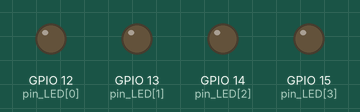
Bench run of a sketch on a simulated ESP8266 (NodeMCU). Shown: output pins drawn as LEDs (lit = HIGH).

Above: at 0.5 s.
At 1.5 s:
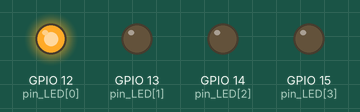
At 4.5 s:
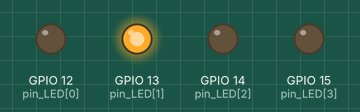
At 8.5 s:
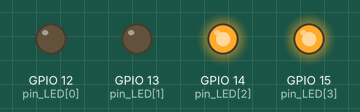
At 12.5 s:
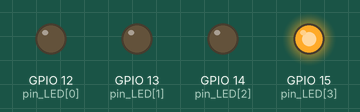
At 17.5 s:
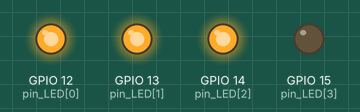
Timing chart, 0 to 18.2 s (numbered marks = the images above):
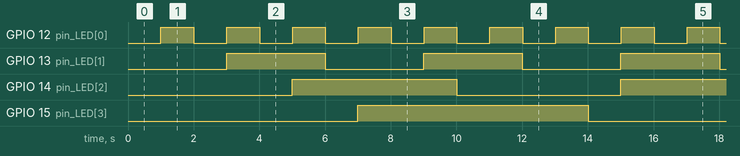

The sketch:

Control_Encendido_LEDS-Programa_IDE_ARDUINO.ino
```cpp
/* ********************************************************************
 *
 *      PROGRAMA PARA MANEJAR EL ENCENDIDO DE 4 LEDS
 *                CON LA TARJETA "ESP32-CAM"
 *
 * ********************************************************************
 *       Diplomado IoT                     octubre/12 - 2021
 * ********************************************************************
 *
 * Descripción:
 *
 * 1. Este programa controla el encendido de 3 LEDs cada
 *    1, 3 y 5 segundos, mediante la técnica no-bloqueante
 *    que se encuentra en el programa:
 *    "Conexión básica por MQTT del NodeMCU"
 *    realizado por Hugo Escalpelo (28-julio-2021), que se
 *    encuentra en el REPOSITORIO (GitHub) de Codigo IoT
 *
 * 2. Este programa controla el encendido y apagado de
 *    4 leds conectados a la tarjeta ESP32 en los siguientes
 *    pines:
 *
 *    Componente      PinESP32CAM       Estados lógicos
 *    ledStatus--------GPIO 33---------On=>LOW, Off=>HIGH
 *    ledFlash---------GPIO 4----------On=>HIGH, Off=>LOW
 *
 *    ESPCAM32    ->  LEDS
 *    GPIO12----------LED 1 segundos
 *    GPIO13----------LED 3 segundos
 *    GPIO14----------LED 5 segundos
 *    GPIO15----------LED 7 segundos
 *
 * ******************************************************************/

 /* -----------------------------------------------------------------
  *
  *  ESTRUCTURA DEL PROGRAMA:
  *
  *  100 - void setup()
  *
  *  200 - void loop()
  *        210 - void controlar_tiempos_led()
  *
  * ---------------------------------------------------------------*/

/**********************************
 *    Declaracion de VARIABLES
 * *******************************/
long timeNow;       // Variables de control de tiempo no bloqueante

/**********************************
 *    Declaracion de pines - LED
 *    y TIEMPOS de encendido
 *
 *    GPIO12 <- led_1_seg
 *    GPIO13 <- led_3_seg
 *    GPIO14 <- led_5_seg
 *    GPIO15 <- led_7_seg
 * *******************************/
int num_LEDs = 4;                           // Número de LEDs = 4 LEDs
int pin_LED[] = {12, 13, 14, 15};           // Arreglo de pines del ESP32 para conexión de los LEDs
int wait_LED[] = {1000, 3000, 5000, 7000};  // Arreglo "wait" de encendido/apagado para cada LED
long timeLast_LED[4];                       // Arreglo de "timeLast" para cada LED

/* ********************************************************************
 *
 *                    100 - void setup()
 *
 * *******************************************************************/
void setup() {

  Serial.begin (115200);

  /* - 1 ----------------------------------------------------
   *               Inicializacion de LED's
   * ------------------------------------------------------*/
  for ( int i = 0; i < num_LEDs; ++i ) {
    pinMode (pin_LED[i], OUTPUT);     // pines de SALIDA
    digitalWrite (pin_LED[i], LOW);   // Se apagan todos los LEDs
    timeLast_LED[i] =  millis();      // Se actualiza "timeLast" para cada LED
  }

}


/* ********************************************************************
 *
 *                      200 - void loop()
 *
 * *******************************************************************/
void loop() {

  /* -------------------------------------------------- *
   * LLamada a subrutina de manejo de secuencia de LEDs *
   * ---------------------------------------------------*/
  controlar_secuencia_led();

}

/* ********************************************************************
 *
 *                  210 - controlar_secuencia_led()
 *
 * *******************************************************************/
 void controlar_secuencia_led() {
  /* --------------------------------------------------------
   *     Encendido y apagado de LEDs cada "w" segundos
   * ------------------------------------------------------*/
  for ( int i = 0; i < num_LEDs; ++i ) {
    timeNow = millis();  // Se actualiza el tiempo actual
    if (timeNow - timeLast_LED[i] > wait_LED[i]) {
      /* -------------------------------------------------------
       *  Se cumplieron los "w" segundos para el LED "i"
       *  Se actualiza la variable "timeLast" del LED "i"
       *          para seguimiento del tiempo
       * ------------------------------------------------------- */
      timeLast_LED[i] = timeNow;

      if (digitalRead(pin_LED[i])) {
        /* ----------------------------------------
         * Si el LED "i" está encendido -> APAGAR
         * ---------------------------------------- */
        digitalWrite(pin_LED[i], LOW);
      } else {
        /* ----------------------------------------
         * Si el LED "i" está apagado -> ENCENDER
         * ---------------------------------------- */
        digitalWrite(pin_LED[i], HIGH);
      }
    }
  }
 }
```

Measured:
- by itself, GPIO 12 (pin_LED[0]): alternates HIGH for 1.0 s and LOW for 1.0 s
- by itself, GPIO 13 (pin_LED[1]): alternates HIGH for 3.0 s and LOW for 3.0 s
- by itself, GPIO 14 (pin_LED[2]): alternates HIGH for 5.0 s and LOW for 5.0 s
- by itself, GPIO 15 (pin_LED[3]): alternates HIGH for 7.0 s and LOW for 7.0 s
